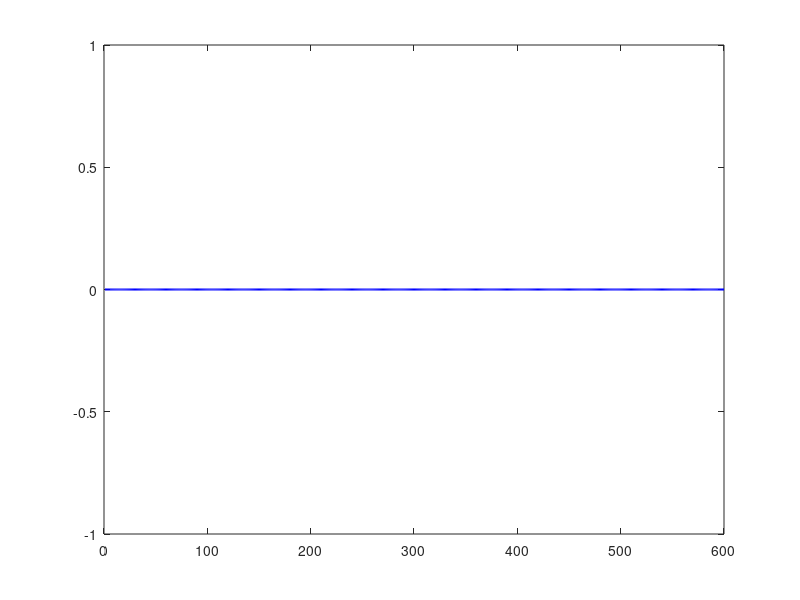

Write the MATLAB code that produced this figure. (Note: this script raises an error after producing the figure.)
close all; clc; clear;

%% parameters
delta_t = 0.1; % sec
sigma = 5; % meter per axis
sigma_a = 0.7; % meters / s ^ 2
num_of_steps = 600;
mc_runs = 50;

NEES_all = zeros(num_of_steps, mc_runs);

for run = 1:mc_runs
    %% section a: matrices
    zeros4 = zeros(1, 4);
    I = [1 0 0 0; 0 1 0 0; 0 0 1 0; 0 0 0 1];
    F = [1 delta_t 0 0; 0 1 0 0; 0 0 1 delta_t; 0 0 0 1]; 
    H = [1 0 0 0; zeros4; 0 0 1 0; zeros4];
    Q = sigma_a ^ 2 .* [delta_t ^ 4 / 4, delta_t ^ 3 / 2, delta_t ^ 3 / 2, delta_t ^ 2; zeros4; zeros4; zeros4]; 
    R = [sigma 0 0 0; 0 0 0 0; 0 0 sigma 0; 0 0 0 0] .^ 2;

    %% section b: course simulation
    observation = zeros(num_of_steps, 4); % x = [Px, Vx, Py, Vy].';
    a_x = sigma_a * randn(length(observation) - 1, 1);
    a_y = sigma_a * randn(length(observation) - 1, 1);
    observation(:, 2) = 12;
    observation(:, 4) = 4;
    for step = 2:num_of_steps
        observation(step, 2) = observation(step - 1, 2) + a_x(step - 1) * delta_t;
        observation(step, 4) = observation(step - 1, 4) + a_y(step - 1) * delta_t;
        observation(step, 1) = observation(step - 1, 1) + observation(step - 1, 2) * delta_t;
        observation(step, 3) = observation(step - 1, 3) + observation(step - 1, 4) * delta_t;
    end

    noise_x = randn(length(observation) - 1, 1);
    noise_y = randn(length(observation) - 1, 1);
    observation(2:end, 1) = observation(2:end, 1) + sigma .* noise_x;
    observation(2:end, 3) = observation(2:end, 3) + sigma .* noise_y;

    %% section c: kalman filter
    Xk_k = observation(1, 1:4).';
    Pk_k = [0.5 0 0 0; 0.5 0 0 0; 0.5 0 0 0; 0.5 0 0 0].';
    Vk = det(R) * randn(size(observation, 2), 1);
    x = zeros(num_of_steps, 4); % x = [Px, Vx, Py, Vy].'
    x(1, :) = Xk_k;
    p = zeros(num_of_steps, 4); 
    p(1, :) = Pk_k(1, :);
    prediction = zeros(num_of_steps, 4);
    Y = zeros(num_of_steps, 4);
    Z = zeros(num_of_steps, 4);
    NIS = zeros(num_of_steps - 1, 4);
    NEES = zeros(num_of_steps, 4);

    for step = 2:num_of_steps
        % prediction
        Xk_k1 = F * Xk_k;
        Pk_k1 = F * Pk_k * F.' + Q;
        prediction(step, :) = Xk_k1;
        
        % update
        Zk = H * Xk_k1 + Vk;
        Z(step, :) = Zk;
        yk = Zk - H * Xk_k1;
        Y(step, :) = yk;
        Sk = (H * Pk_k1).' * H.' + R;
        NIS(step-1, :) = yk.' * (Sk ./ yk);
        NIS(isnan(NIS)) = 0;
        e = Xk_k - Xk_k1;
        NEES(step, :) = e.' * (Pk_k1 ./ e);
        NEES(isnan(NEES)) = 0;
        Kk = (Pk_k1.' * H.') ./ Sk;
        Kk(isnan(Kk)) = 0;
        Xk_k = Xk_k1 + Kk * yk;
        Pk_k = (I - (Kk * H)) * [Pk_k(1, :); zeros4; zeros4; zeros4];
        x(step, :) = Xk_k;
        p(step, :) = Pk_k(1, :);
    end
    NEES_all(:, run) = sum(NEES, 2);
end

%% section f: Monte Carlo
avg_NEES = mean(NEES_all, 2);

n = 4;
alpha = 0.05;
lower_bound = chi2inv(alpha/2, mc_runs * n) / mc_runs;
upper_bound = chi2inv(1 - alpha/2, mc_runs * n) / mc_runs;

figure;
plot(avg_NEES, 'b-', 'LineWidth', 1.5);
hold on;
yline(n, 'r--', 'LineWidth', 2);
yline(lower_bound, 'k--', 'LineWidth', 1.2);
yline(upper_bound, 'k--', 'LineWidth', 1.2);
title('Monte Carlo Average NEES (50 Runs) vs n = 4');
xlabel('Time Step');
ylabel('Average NEES');
legend('Average NEES', 'Expected Value (n=4)', '95% Lower Bound', '95% Upper Bound');
grid on;
